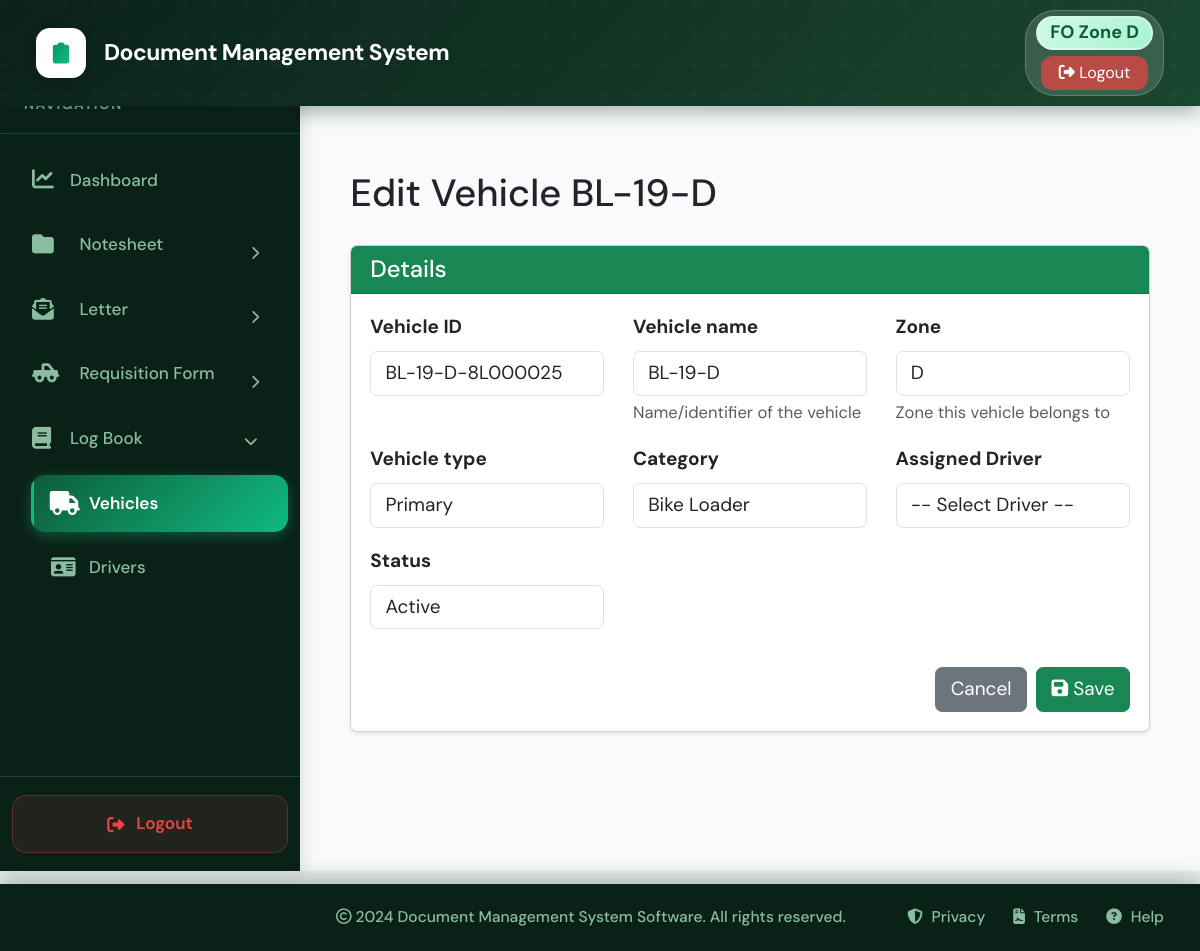
/logbook/vehicles/140/edit/ (signed in), run on an earlier commit of the app's database.
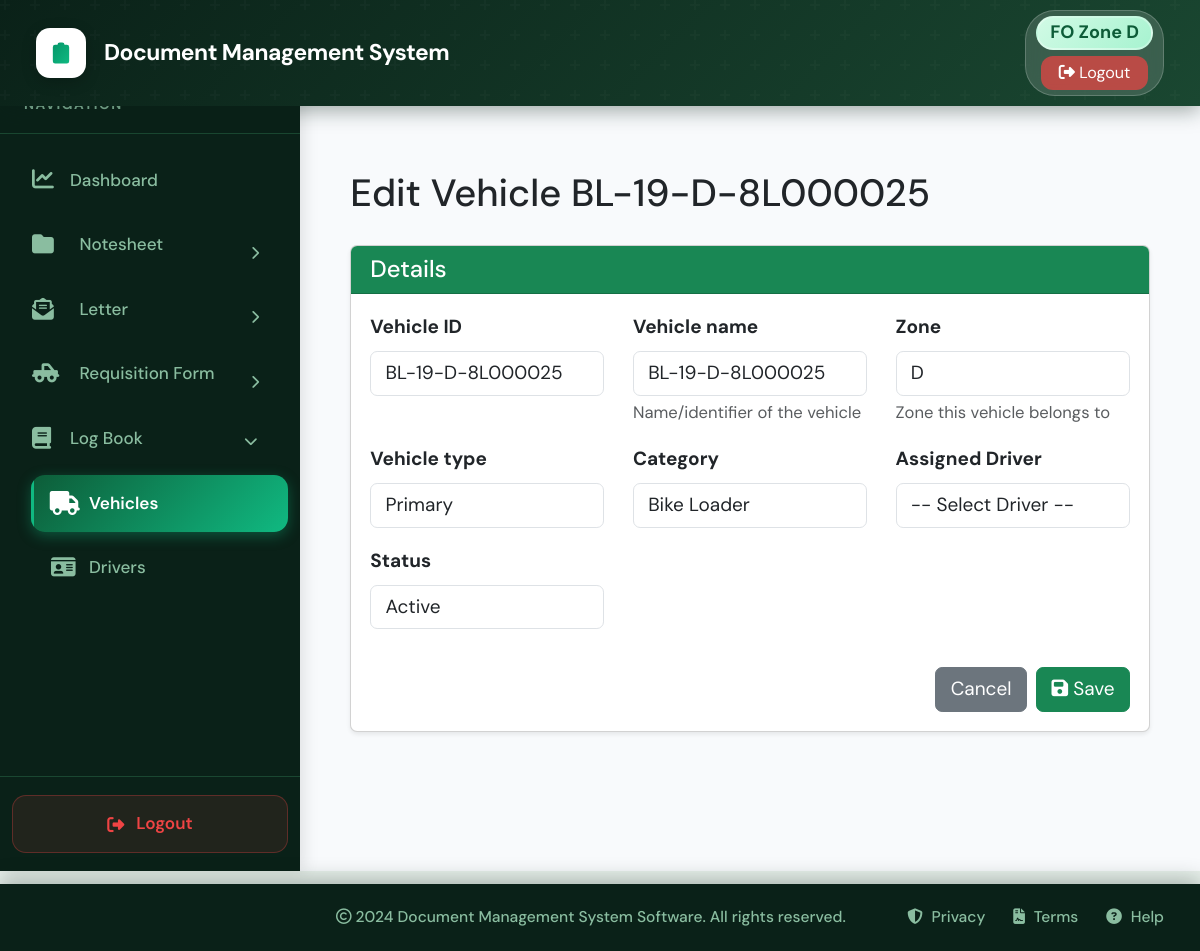
And on a later commit of the database.
### logbook/models.py (models this page shows, shortened)
class Vehicle(models.Model):
    STATUS_CHOICES = (
        ("Active", "Active"),
        ("Inactive", "Inactive"),
    )
    vehicle_id_number = models.CharField(
        "Vehicle ID",
        max_length=100,
        blank=True,
        null=True
    )
    vehicle_name = models.CharField(
        max_length=100,
        unique=True,
        help_text="Name/identifier of the vehicle"
    )
    zone = models.ForeignKey(
        Zone,
        on_delete=models.SET_NULL,
        null=True,
        blank=True,
        related_name="vehicles",
        help_text="Zone this vehicle belongs to"
    )
    vehicle_type = models.CharField(
        max_length=100,
        blank=True,
        null=True
    )
    category = models.CharField(
        max_length=100,
        blank=True,
        null=True
    )
    status = models.CharField(
        max_length=30,
        choices=STATUS_CHOICES,
        default="Active"
    )
    driver = models.ForeignKey(
        'Driver',
        on_delete=models.SET_NULL,
        null=True,
        blank=True,
        related_name="assigned_vehicles"
    )
    created_at = models.DateTimeField(
        auto_now_add=True
    )
    updated_at = models.DateTimeField(
        auto_now=True
    )
    class Meta:
        ordering = ["vehicle_name"]
        verbose_name = "Vehicle"
        verbose_name_plural = "Vehicles"

### logbook/views.py (the view)
# urls.py: path('vehicles/<int:pk>/edit/', views.vehicle_edit, name='vehicle_edit'),
@login_required
def vehicle_edit(request, pk):
    if error := manager_error_redirect(request, 'vehicle_list'): return error
    if is_admin_or_ceo(request.user):
        vehicle = get_object_or_404(Vehicle, pk=pk)
    else:
        user_zone = get_user_zone(request.user)
        if user_zone:
            vehicle = get_object_or_404(Vehicle, pk=pk, zone=user_zone)
        else:
            return redirect('vehicle_list')
    if request.method == "POST":
        form = VehicleForm(request.POST, instance=vehicle, user=request.user)
        if form.is_valid():
            vehicle = form.save()
            if vehicle.driver:
                vehicle.driver.vehicle = vehicle
                vehicle.driver.save(update_fields=['vehicle'])
            messages.success(request, "Vehicle updated successfully.")
            return redirect('vehicle_list')
    else:
        form = VehicleForm(instance=vehicle, user=request.user)
    return render(request, "logbook/generic_form.html", {"form": form, "title": f"Edit Vehicle {vehicle.vehicle_name}", "back_url": "vehicle_list"})

### core/context_processors.py (called while the page is built)
def notifications_processor(request):
    if request.user.is_authenticated:
        unread_notifications = Notification.objects.filter(recipient=request.user, is_read=False)[:5]
        unread_count = Notification.objects.filter(recipient=request.user, is_read=False).count()
        return {
            'unread_notifications': unread_notifications,
            'unread_notifications_count': unread_count
        }
    return {}

### core/models.py (called while the page is built)
    def __eq__(self, other):
        if isinstance(other, str):
            return self.code == other or self.category == other or self.name == other
        return super().__eq__(other)

    def __str__(self):
        return self.name

### logbook/models.py (called while the page is built)
    def __str__(self):
        return self.name

### logbook/views.py (called while the page is built)
def is_manager(user):
    return (
        (hasattr(user, 'profile') and user.profile.role == 'Manager')
        or user.username in ['Fleet_Manager', 'Manager_Admin']
    )

def is_admin_or_ceo(user):
    if user.username in ['CEO', 'Fleet_Manager', 'Manager_Admin']:
        return True
    if hasattr(user, 'profile') and user.profile.role in ['CEO', 'Manager', 'GM', 'PS']:
        return True
    return False

### logbook/templates/logbook/generic_form.html (shortened to what this page needs)
{% extends "base.html" %}
{% block content %}
<div class="container-fluid py-4">
    <div class="mb-4">
        <h2>{{ title }}</h2>
    </div>
    <form method="POST">
        <div class="card shadow-sm">
            <div class="card-header bg-success text-white">
                <h5 class="mb-0">Details</h5>
            </div>
            <div class="card-body">
                <div class="row">
                    {% for field in form %}
                    <div class="col-md-6 col-lg-4 mb-3">
                        <label class="form-label fw-bold">{{ field.label }}</label>
                        {{ field }}
                        {% if field.help_text %}
                        <div class="form-text">{{ field.help_text }}</div>
                        {% endif %}
                    </div>
                    {% endfor %}
                </div>
                <div class="d-flex justify-content-end gap-2 mt-3">
                    <a href="{% url back_url %}" class="btn btn-secondary">Cancel</a>
                    <button type="submit" class="btn btn-success">
                        <i class="fas fa-save"></i> Save
                    </button>
                </div>
            </div>
        </div>
    </form>
</div>
{% endblock %}

What changed in the data, as far as the page shows it:
changed Vehicle "BL-19-D-8L000025": vehicle_name "BL-19-D" → "BL-19-D-8L000025"
Also different on the page:
{{ title }}: "Edit Vehicle BL-19-D" → "Edit Vehicle BL-19-D-8L000025"
